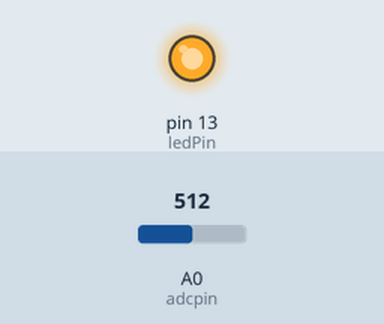
This sketch was run on a simulated Arduino Uno, built with avr-gcc and run on an emulated ATmega328P. Parts: output pins drawn as LEDs (lit = HIGH). The test bench sets the inputs (shaded band); at power-on: A0 (adcpin) = 512. What the sketch prints to the serial monitor is not drawn.

Above: at 1.0 s.
At 3.0 s:
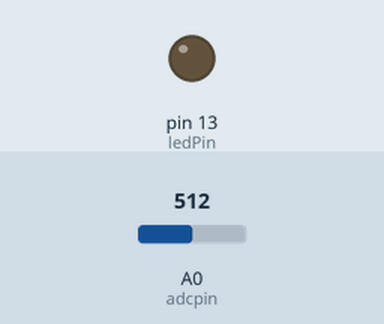
Timing chart, 0 to 5.2 s (numbered marks = the images above):
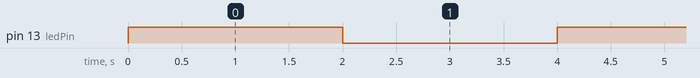

The sketch:

test_led13_serialPort.ino
```cpp
int ledPin=13;
int adcpin=0;
int adcval=0;

void setup() {
  // put your setup code here, to run once:
  Serial.begin(9600);
  pinMode(ledPin, OUTPUT);
}

void loop() {
  // put your main code here, to run repeatedly:
  digitalWrite(ledPin, HIGH);
  delay(2000);
  digitalWrite(ledPin, LOW);
  delay(2000);
  adcval=analogRead(adcpin);
  unsigned long dt = micros();
  Serial.println((String)adcval+" test  time="+dt);
}
```

Measured:
- by itself, pin 13 (ledPin): alternates HIGH for 2.0 s and LOW for 2.0 s
